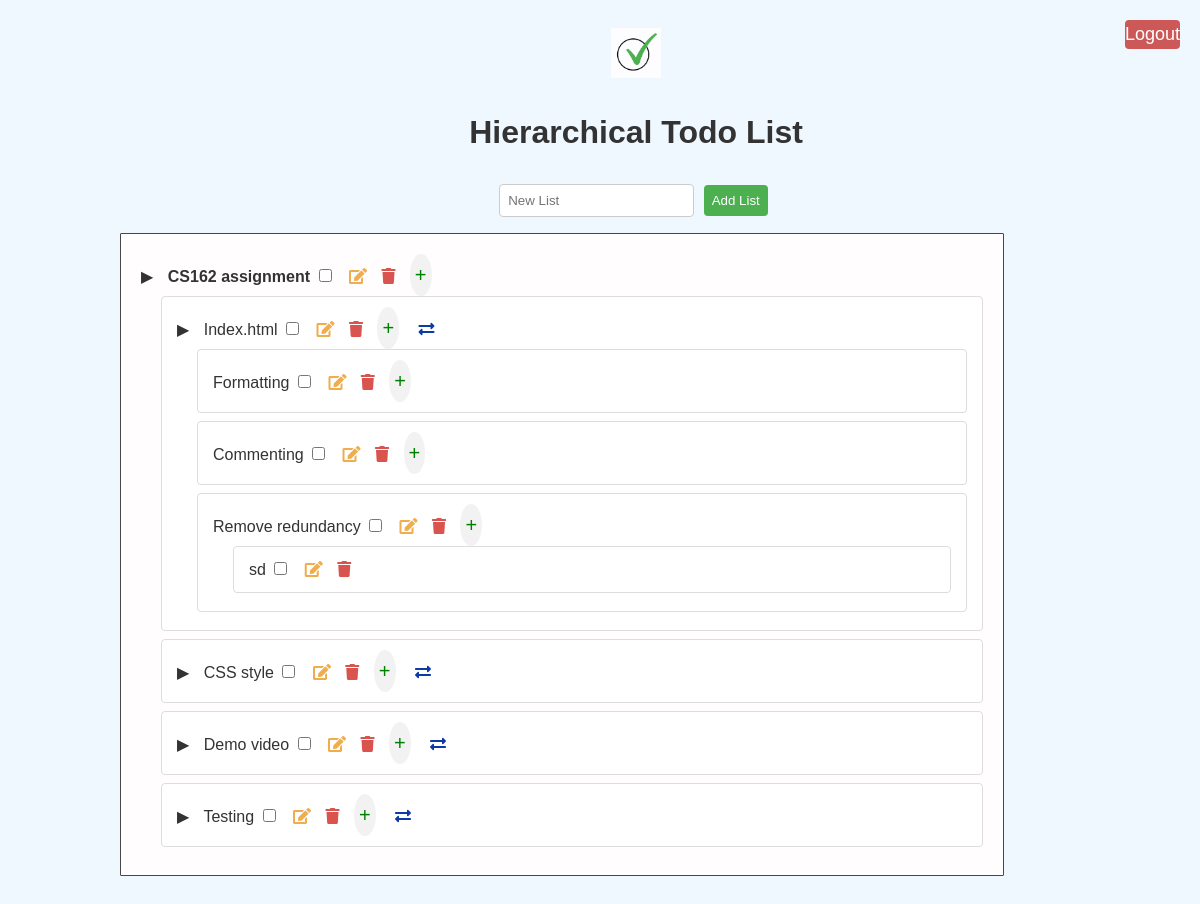
/ (signed in), run on an earlier commit of the app's database.
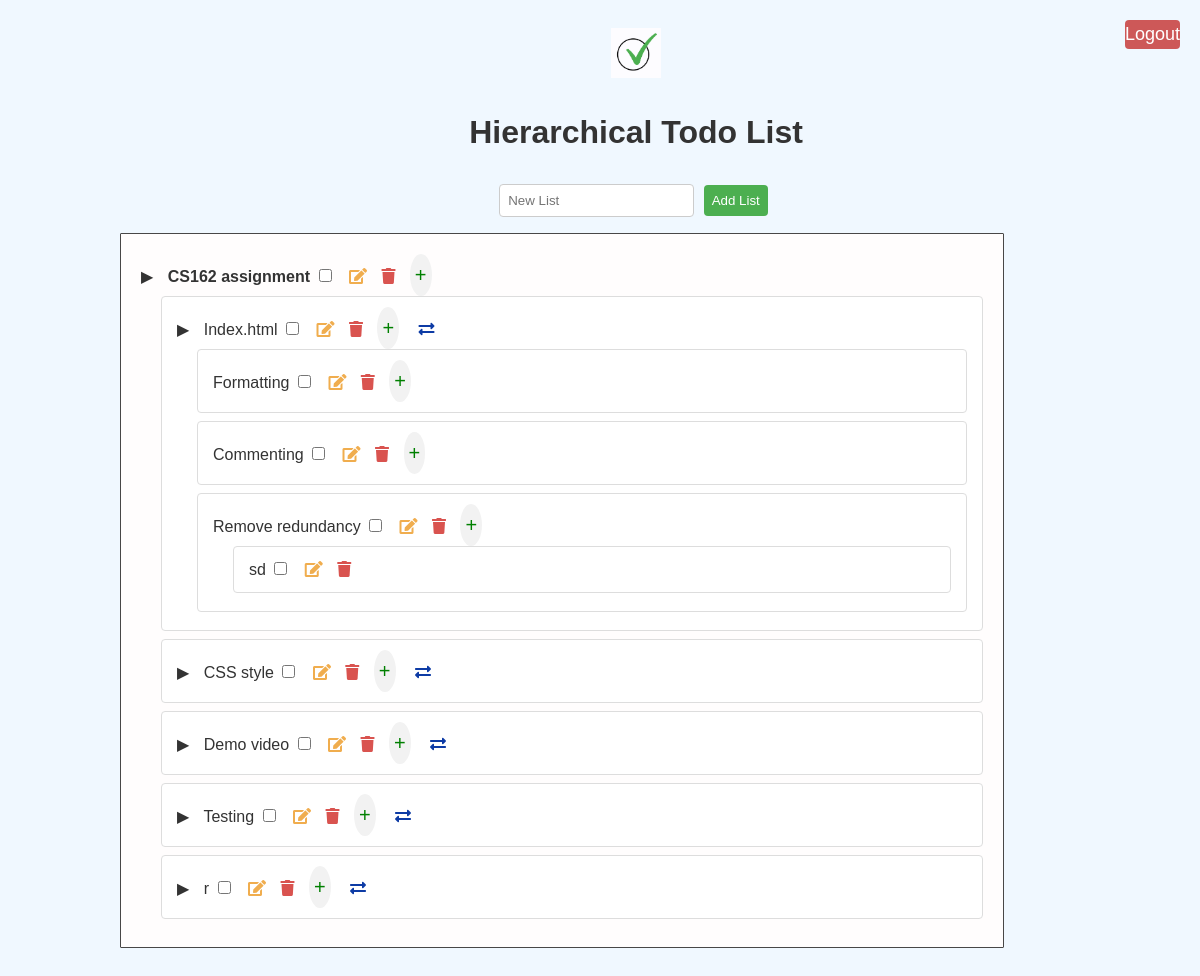
And on a later commit of the database.
### app.py (models this page shows)
class Todo(db.Model):
    id = db.Column(db.Integer, primary_key=True)
    title = db.Column(db.String(100))
    complete = db.Column(db.Boolean, default=False)
    parent_id = db.Column(db.Integer, db.ForeignKey('todo.id'), nullable=True)
    sub_tasks = db.relationship('Todo', backref=db.backref('parent', remote_side=[id]), lazy='dynamic', cascade='all, delete-orphan')
    user_id = db.Column(db.Integer, db.ForeignKey('user.id'))

### app.py (the view)
@app.route('/')
def index():
    if not current_user.is_authenticated:
        return redirect(url_for('register'))  # Redirect to registration page if not authenticated
    todos = Todo.query.filter_by(user_id=current_user.id, parent_id=None).all()
    return render_template('index.html', todos=todos)

### app.py (called while the page is built)
@login_manager.user_loader
def load_user(user_id):
    return User.query.get(int(user_id))

### templates/index.html (shortened to what this page needs)
<!DOCTYPE html>
<html lang="en">
<head>
  <link rel="stylesheet" href="https://cdnjs.cloudflare.com/ajax/libs/font-awesome/5.15.3/css/all.min.css" />
  <link rel="stylesheet" href="{{ url_for('static', filename='style.css') }}" />
</head>
<body>
  <a href="{{url_for('logout')}}" class="logout-button">Logout</a>
  <img src="static/logo.png" alt="logo" class="logo">
  <h1>Hierarchical Todo List</h1>
    <div class ="list_add">
        <form action="/add_task" method="post">
        <input type="text" name="title" placeholder="New List" required />
        <button type="submit">Add List</button>
        </form>
    </div>
    <ul>
      {% for todo in todos if todo.parent_id is none %}
      <li class="list">
        <span class="toggle-link" onclick="toggletasks('tasks{{ todo.id }}')"
          >&#9654;</span>
        <strong>{{ todo.title }}</strong>
        <input type="checkbox" onchange="location.href='/delete_task/{{ todo.id }}'" />
        <span id="editLink{{ todo.id }}">
            <a href="javascript:void(0)" onclick="showEditForm('{{ todo.id }}')"><i class="fas fa-edit"></i></a>
        </span>
        <a href="/delete_task/{{ todo.id }}"><i class="fas fa-trash"></i></a>
        <span class="add-link" onclick="toggleAddForm('addForm{{ todo.id }}')"
          >+</span>
        <ul id="tasks{{ todo.id }}">
          {% for task in todo.sub_tasks %}
          <li>
            <span class="toggle-link" onclick="toggletasks('subtasks{{ task.id }}')">&#9654;</span>
            {{ task.title }}
            <input type="checkbox" onchange="location.href='/delete_task/{{ task.id }}'"/>
            <span id="editLink{{ todo.id }}_{{ task.id }}">
              <a href="javascript:void(0)" onclick="showEditForm('{{ todo.id }}_{{ task.id }}')"><i class="fas fa-edit"></i></a>
            </span>
            <a href="/delete_task/{{ task.id }}">
              <i class="fas fa-trash"></i>
            </a>
            <span class="add-link" onclick="toggleAddForm('addSubForm{{ task.id }}')">+</span>
            <span class="move-link" onclick="toggleMoveForm('moveForm{{ task.id }}')">
            <i class="fas fa-exchange-alt" style="color: rgb(13, 59, 165);"></i>
            </span>
            <ul id="subtasks{{ task.id }}">
              {% for subtask in task.sub_tasks %}
              <li>
                {{ subtask.title }}
                <input type="checkbox"
                  onchange="location.href='/delete_task/{{ subtask.id }}'"/>
                <span id="editLink{{ todo.id }}_{{ task.id }}_{{ subtask.id }}">
                  <a href="javascript:void(0)" onclick="showEditForm('{{ todo.id }}_{{ task.id }}_{{ subtask.id }}')"><i class="fas fa-edit"></i></a>
                </span>
                <a href="/delete_task/{{ subtask.id }}"><i class="fas fa-trash"></i></a>
                <span class="add-link" onclick="toggleAddForm('addSubSubForm{{ subtask.id }}')">+</span>
                <ul id="subsubtasks{{ subtask.id }}">
                  {% for subsubtask in subtask.sub_tasks %}
                  <li>
                    {{subsubtask.title }}
                    <input type="checkbox" onchange="location.href='/delete_task/{{ subsubtask.id }}'"{{ 'checked' if subsubtask.complete else '' }}>
                    <span id="editLink{{ todo.id }}_{{ task.id }}_{{ subtask.id }}_{{ subsubtask.id }}">
                      <a href="javascript:void(0)" onclick="showEditForm('{{ todo.id }}_{{ task.id }}_{{ subtask.id }}_{{ subsubtask.id }}')"><i class="fas fa-edit"></i></a>
                    </span>
                    <a href="/delete_task/{{ todo.id }}_{{ task.id }}_{{ subtask.id }}_{{ subsubtask.id }}"> <i class="fas fa-trash"></i> </a>
                 </li>
                  {% endfor %}
                </ul>
              </li>
              {% endfor %}
            </ul>
          </li>
          {% endfor %}
        </ul>
      </li>
      {% endfor %}
    </ul>
  </body>
</html>

What changed in the data, as far as the page shows it:
added Todo: title "r", shown under "CS162 assignment"
